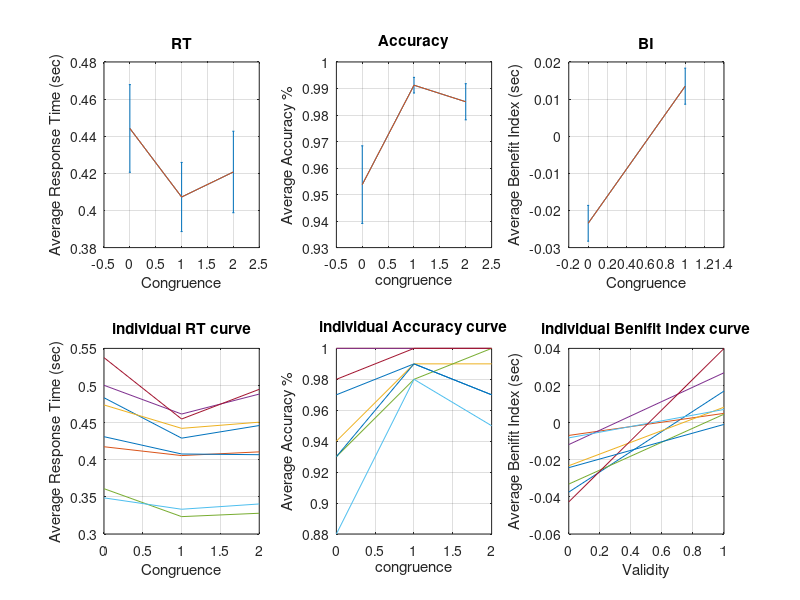

MATLAB code for this plot: (Note: this script raises an error after producing the figure.)
%% Waldo Stroop effect Group aves - PSc 2020 
% Get group aves 
% Conditions: 0-> incongruent; 1-> congruent; 2-> front-view (baseline)
clc;clear all;close all;


%% load data
nsub = 8; % Data check stroop effect task  
load stroopMAT.mat;

%% Posner data column_ids 1-9
subject =1; RT_inc = 2; RT_con =3; RT_fv = 4;
Accur_inc = 5; Accur_con = 6; Accur_fv = 7;
index_inc = 8; index_con = 9;

% conditions & parameters
%coherence = [0 1];
%ndistractors =  [8];
congruence = [0 1 2];    
cong_index = [0 1];

%group average plots:
for i = 1:length(congruence)
    meanRT(1,i)= mean(stroopMAT(1:nsub,i+1));
    condition_SEM(1,i) = std(stroopMAT(1:nsub,i+1))/sqrt(nsub);
    meanAccuracy(1,i)= mean(stroopMAT(1:nsub,i+4));
    accuracy_SEM(1,i) = std(stroopMAT(1:nsub,i+4))/sqrt(nsub);
end
figure(1);
subplot(2,3,1);
errorbar(congruence(1,:),meanRT(1,:),condition_SEM(1,:));hold on;
plot(congruence(1,:),meanRT(1,:));
title('RT');
ylabel('Average Response Time (sec)');xlabel('Congruence');
hold on; grid on;
%bar(valid,meanRT);

subplot(2,3,4);
for j = 1:nsub
    plot(congruence(1,:),stroopMAT(j,RT_inc:RT_fv)); hold on;grid on;
    title('individual RT curve');
end
ylabel('Average Response Time (sec)');xlabel('Congruence');


subplot(2,3,2);
errorbar(congruence(1,:),meanAccuracy(1,:),accuracy_SEM(1,:));hold on;
plot(congruence(1,:),meanAccuracy(1,:));
hold on; grid on; title('Accuracy');
ylabel('Average Accuracy %');xlabel('congruence');

subplot(2,3,5);
for j = 1:nsub
    plot(congruence(1,:),stroopMAT(j,Accur_inc:Accur_fv)); hold on;grid on;
    title('individual Accuracy curve');
end 
ylabel('Average Accuracy %');xlabel('congruence');


% benefit index curves
for i = 1:length(cong_index)
    meanIndex(1,i)= mean(stroopMAT(1:nsub,i+7));
    index_SEM(1,i)= std(stroopMAT(1:nsub,i+7))/sqrt(nsub);
end
subplot(2,3,3);
errorbar(cong_index(1,:),meanIndex(1,:),index_SEM(1,:));hold on;
plot(cong_index(1,:),meanIndex(1,:));
title('BI');
ylabel('Average Benefit Index (sec)');xlabel('Congruence');
hold on; grid on;

subplot(2,3,6);
for j = 1:nsub
    plot(cong_index(1,:),stroopMAT(j,8:9)); hold on;grid on;
    title('individual Benifit Index curve');
end
ylabel('Average Benifit Index (sec)');xlabel('Validity');
result = [meanRT,meanAccuracy,meanIndex];


%% Other accuracies & incorrect analysis 
block = [1:5];
% block & cumulative accuracies column ids 
bl1 =1;bl2_1=2; bl2_2=3; bl3_1=4; bl3_2=5;
cum1_1=6; cum2_1=7; cum2_2=8;cum3_1=9; all = 10;

% incorrect trials column ids
in_m=11; inin_in=12; inv_m=13; inb_m=14; m=15;
in1_m1=16;	inin1_in1=17; inv1_m1=18; inb1_m1=19; m1 =20;


% block & cumulative accuracies 
figure(2);
for i = 1:length(block)
    meanBL(1,i)= mean(data_accin(1:nsub,i));
    BL_SEM(1,i) = std(data_accin(1:nsub,i))/sqrt(nsub);
    meanCM(1,i)= mean(data_accin(1:nsub,i+5));
    CM_SEM(1,i) = std(data_accin(1:nsub,i+5))/sqrt(nsub);
end
subplot(2,3,1);
errorbar(block(1,:),meanBL(1,:),BL_SEM(1,:));hold on;
plot(block(1,:),meanBL(1,:));
title('Block Accuracies');
ylabel('Accuracy by Block %');xlabel('Block');
hold on; grid on;

subplot(2,3,4);
for j = 1:nsub
    plot(block(1,:),data_accin(j,bl1:bl3_2)); hold on;grid on;
    title('Individual Block Accuracies');
end
ylabel('Accuracy by Block %');xlabel('Block');

subplot(2,3,2);
errorbar(block(1,:),meanCM(1,:),CM_SEM(1,:));hold on;
plot(block(1,:),meanCM(1,:));
title('Cumulative Accuracies');
ylabel('Accuracy by Block %');xlabel('Block');
hold on; grid on;

subplot(2,3,5);
for j = 1:nsub
    plot(block(1,:),data_accin(j,cum1_1:all)); hold on;grid on;
    title('Individual Block Accuracies');
end
ylabel('Accuracy by Block %');xlabel('Block');

%% Incorrect trails 
Incorrect = [0, 0.5, 1, 2];
data_in1 = data_accin(data_accin(:,m1)~=0,:);
 for i = 1:length(Incorrect)
    meanIn1(1,i)= mean(data_accin(1:nsub,i+15));
    In1_SEM(1,i) = std(data_accin(1:nsub,i+15))/sqrt(nsub);
end
subplot(2,3,3);
errorbar(Incorrect(1,:),meanIn1(1,:),In1_SEM(1,:));hold on;
plot(Incorrect(1,:),meanIn1(1,:));
title('Incorrect trails with BL1');
ylabel('Proportion %');xlabel('Validity');
hold on; grid on;

data_in = data_accin(data_accin(:,m)~=0,:);
 for i = 1:length(Incorrect)
    meanIn(1,i)= mean(data_accin(1:nsub,i+10));
    In_SEM(1,i) = std(data_accin(1:nsub,i+10))/sqrt(nsub);
end
subplot(2,3,6);
errorbar(Incorrect(1,:),meanIn(1,:),In_SEM(1,:));hold on;
plot(Incorrect(1,:),meanIn(1,:));
title('Incorrect trails wo BL1');
ylabel('Proportion %');xlabel('Validity');
hold on; grid on;








